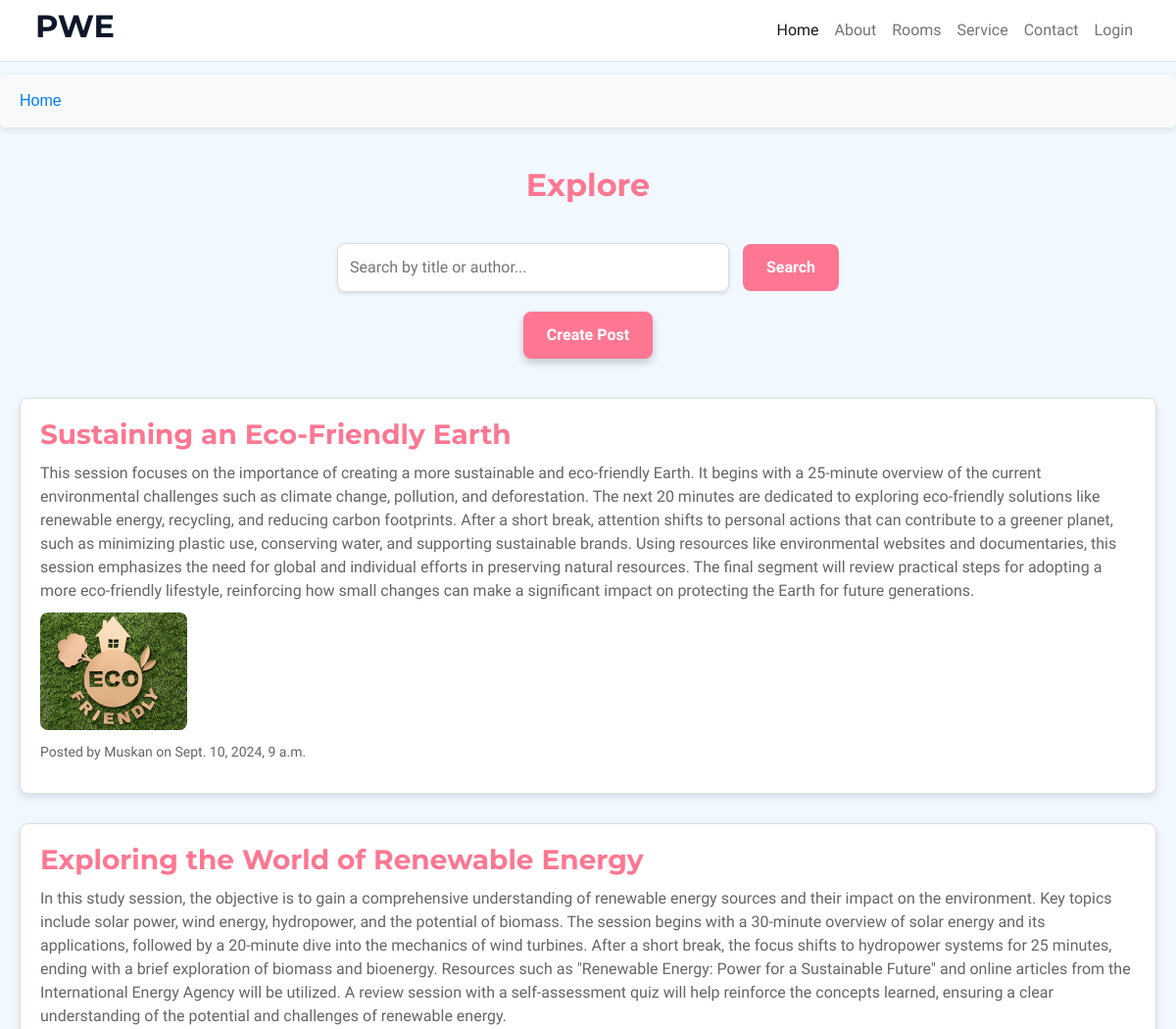
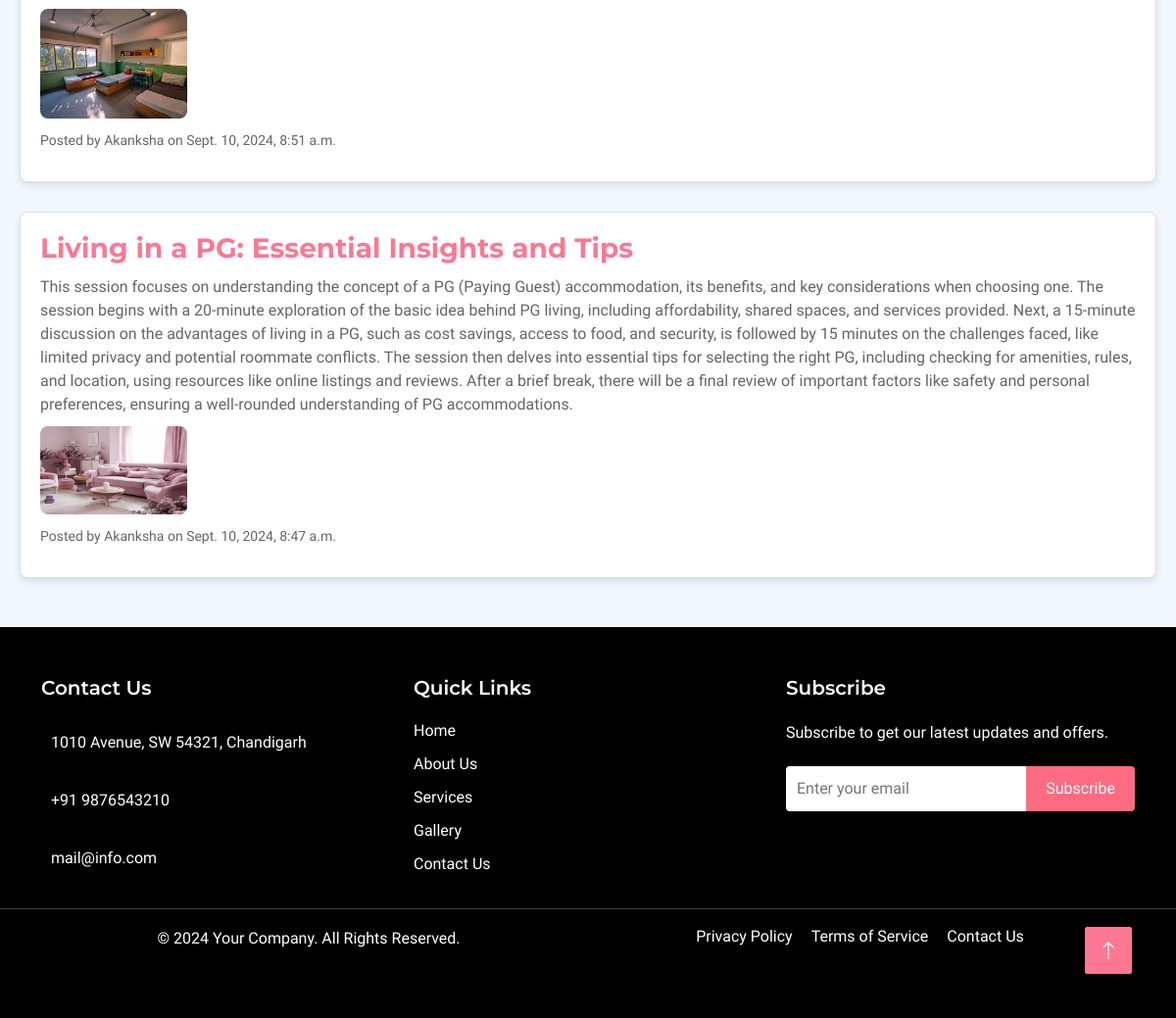
Page /post/ on the committed database (2 pictures, top to bottom).
### User_Post/models.py (models this page shows, shortened)
class User_Post(models.Model):
    user = models.ForeignKey(User, on_delete=models.CASCADE, related_name='posts')
    title = models.CharField(max_length=100)
    content = models.TextField()
    image = models.ImageField(upload_to='post_images/', blank=True, null=True)
    created_at = models.DateTimeField(auto_now_add=True)
    updated_at = models.DateTimeField(auto_now=True)

### User_Post/views.py (the view, shortened to what this page needs)
# urls.py: path('', views.post_list, name='User_post_list'),
def post_list(request):
    form = SearchForm(request.GET or None)  # Creating or getting an instance of the SearchForm with GET data
    posts = User_Post.objects.all().order_by('-created_at')  # Retrieving all posts ordered by creation date
    return render(request, 'User_post_list.html', {'posts': posts, 'form': form})  # Rendering the post list with filtered results

### User_Post/forms.py
class SearchForm(forms.Form):
    query = forms.CharField(
        required=False,
        label='Search Query',
        widget=forms.TextInput(attrs={
            'placeholder': 'Enter your search query here',
            'class': 'form-control',
        })
    )
    start_date = forms.DateField(
        required=False,
        label='Start Date',
        widget=forms.TextInput(attrs={
            'type': 'date',
            'class': 'form-control',
        })
    )
    end_date = forms.DateField(
        required=False,
        label='End Date',
        widget=forms.TextInput(attrs={
            'type': 'date',
            'class': 'form-control',
        })
    )

### User_Post/templates/User_post_list.html (shortened to what this page needs)
{% extends 'base1.html' %}
{% block content %}
<div style="max-width: 1200px; margin: 0 auto; padding: 20px;">
    <h2 style="text-align: center; color: #FD7792; margin-bottom: 40px;">Explore</h2>
    <form method="get" action="{% url 'User_post_list' %}" style="margin-bottom: 20px; text-align: center;">
        <input type="text" name="query" placeholder="Search by title or author..." style="padding: 12px; width: 100%; max-width: 400px; border: 1px solid #ddd; border-radius: 8px; margin-right: 10px; box-shadow: 0 2px 4px rgba(0, 0, 0, 0.1); font-size: 16px;">
        <button type="submit" style="padding: 12px 24px; background-color: #FD7792; color: white; border: none; border-radius: 8px; cursor: pointer; font-size: 16px; font-weight: bold; transition: background-color 0.3s ease;">
            Search
        </button>
    </form>
    <div style="text-align: center; margin-bottom: 40px;">
        <a href="{% url 'User_create_post' %}" style="display: inline-block; padding: 12px 24px; background-color: #FD7792; color: white; border: none; border-radius: 8px; cursor: pointer; font-size: 16px; font-weight: bold; text-decoration: none; transition: background-color 0.3s ease, box-shadow 0.3s ease; box-shadow: 0 4px 8px rgba(0, 0, 0, 0.2);">
            Create Post
        </a>
    </div>
    <div>
        <ul style="list-style-type: none; padding: 0; margin: 0;">
            {% for post in posts %}
            <li style="margin-bottom: 30px; padding: 20px; border: 1px solid #ddd; border-radius: 8px; background-color: #ffffff; box-shadow: 0 4px 8px rgba(0, 0, 0, 0.1);">
                <h3 style="color: #FD7792; margin-bottom: 10px;">{{ post.title }}</h3>
                <p style="margin-bottom: 10px;">{{ post.content }}</p>
                {% if post.image %}
                <img src="{{ post.image.url }}" alt="{{ post.title }}" style="max-width: 150px; height: auto; border-radius: 8px; margin-bottom: 10px;">
                {% endif %}
                <p style="margin-bottom: 10px;"><small>Posted by {{ post.user.username }} on {{ post.created_at }}</small></p>
            </li>
            {% empty %}
            <li style="text-align: center; font-size: 18px; color: #333;">No posts found.</li>
            {% endfor %}
        </ul>
    </div>
</div>
{% endblock %}

### base/static/user_static/css/style1.css (style rules this page uses)
:root { --primary:#FD7792; --light: #F1F8FF; --dark: #0F172B; }
body { padding-top: 56px; }

### rows in the picture
User_Post: title "Sustaining an Eco-Friendly Earth", content "This session focuses on the importance of creating a more sustainable and eco-friendly Earth. It begins with a 25-minute overview of the current environmental challenges such as climate change, pollution, and deforestation. The next 20 minutes are dedicated to exploring eco-friendly solutions like renewable energy, recycling, and reducing carbon footprints. After a short break, attention shifts to personal actions that can contribute to a greener planet, such as minimizing plastic use, conserving water, and supporting sustainable brands. Using resources like environmental websites and documentaries, this session emphasizes the need for global and individual efforts in preserving natural…", image (picture), user.username "Muskan", created_at "Sept. 10, 2024, 9 a.m."
User_Post: title "Exploring the World of Renewable Energy", content "In this study session, the objective is to gain a comprehensive understanding of renewable energy sources and their impact on the environment. Key topics include solar power, wind energy, hydropower, and the potential of biomass. The session begins with a 30-minute overview of solar energy and its applications, followed by a 20-minute dive into the mechanics of wind turbines. After a short break, the focus shifts to hydropower systems for 25 minutes, ending with a brief exploration of biomass and bioenergy. Resources such as \"Renewable Energy: Power for a Sustainable Future\" and online articles from the International Energy Agency will be utilized. A review session with a self-assessment…", image (picture), user.username "Akanksha", created_at "Sept. 10, 2024, 8:51 a.m."
User_Post: title "Living in a PG: Essential Insights and Tips", content "This session focuses on understanding the concept of a PG (Paying Guest) accommodation, its benefits, and key considerations when choosing one. The session begins with a 20-minute exploration of the basic idea behind PG living, including affordability, shared spaces, and services provided. Next, a 15-minute discussion on the advantages of living in a PG, such as cost savings, access to food, and security, is followed by 15 minutes on the challenges faced, like limited privacy and potential roommate conflicts. The session then delves into essential tips for selecting the right PG, including checking for amenities, rules, and location, using resources like online listings and reviews. After a…", image (picture), user.username "Akanksha", created_at "Sept. 10, 2024, 8:47 a.m."
